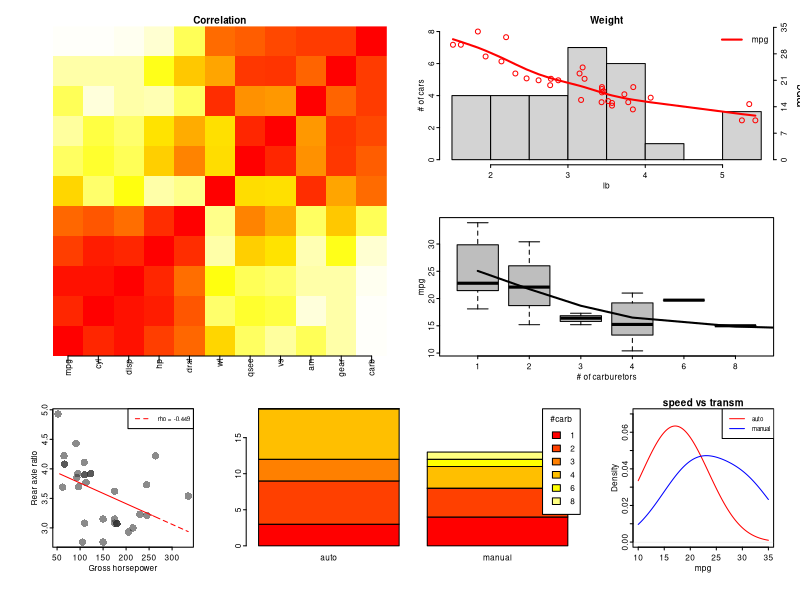

This chart was generated by the following R code:
layout(matrix(c(1,1,4,1,1,5,2,3,5,2,3,6),ncol=4))
par(mar = c(3,3,1,1),
    oma = c(1,1,1,1),
    ps = 9,
    tck = -0.02,
    mgp = c(1,0.2,0))

#cor
cor1 <- cor(mtcars)
image(cor(mtcars)[order(cor1[1:11]),order(cor1[1:11])],col = rev(heat.colors(100)), axes = FALSE, main = 'Correlation')
axis(side = 1,
     labels = colnames(cor(mtcars)),
     at= seq(0,1,length = length(colnames(mtcars))), 
     las = 2)

#weight
hist(as.numeric(names(table(mtcars$wt))), 
     main = "Weight", 
     xlab = 'lb', 
     ylab = '# of cars',
     ylim = c(0,8))
k = 8/max(mtcars$mpg)
lines(mtcars$wt, mtcars$mpg*k, col = 'red', type = 'p')
lines(predict(smooth.spline(mtcars$wt, mtcars$mpg*k, df = 5)), col = 'red', lwd = 2)     
axis(side = 4,at = seq(0,35,7)*k,labels=seq(0,35,7))
mtext('mpg',4,1.5)
legend('topright', col = 'red', lwd = 2, legend = 'mpg', bty = 'n')

#carb - mpg
boxplot(mtcars$mpg~mtcars$carb, 
        col = 'grey',
        xlab='# of carburetors',
        ylab='mpg')
lines(predict(smooth.spline(mtcars$carb, mtcars$mpg)),lwd=2)
m = lm(mtcars$mpg~mtcars$carb)

#drat ~ hp
plot(mtcars$drat ~ mtcars$hp , 
     xlab = 'Gross horsepower',
     ylab = 'Rear axle ratio',
     pch = 16,
     cex = 1.5,
     col = '#33333390')
l <- lm(mtcars$drat ~ mtcars$hp)
lines(mtcars$hp, predict(l),
      lty = 'dashed', 
      col = 'red', 
      cex = 0.5)
legend('topright', col = 'red', lty = 'dashed', legend = 'rho = -0.449', cex = 0.75)


#am and carb
counts <- table(mtcars$carb, mtcars$am)
barplot(counts,
        col=heat.colors(6),
        names.arg = c('auto','manual'))
legend('topright', fill = heat.colors(6), 
       title = '#carb',
       legend = rownames(counts))

#speed vs am
d_auto = mtcars[mtcars$am ==0,] 
d_manual = mtcars[mtcars$am ==1,] 
plot(density(d_auto$mpg, from=10, to=35, bw=5),
     col = 'red',
     main = 'speed vs transm',
     ylab = 'Density',
     xlab = 'mpg',
     xlim = c(10, 35),
     ylim = c(0, 0.07))
lines(density(d_manual$mpg,from=10, to=35, bw=5), col = 'blue')
legend('topright', col = c('red', 'blue'), legend = c('auto','manual'), lty = 1, cex = 0.75)

